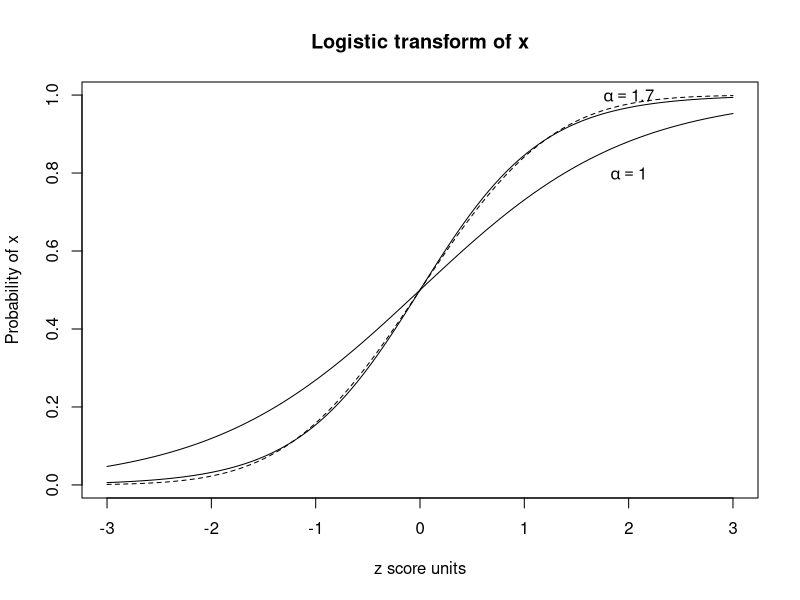
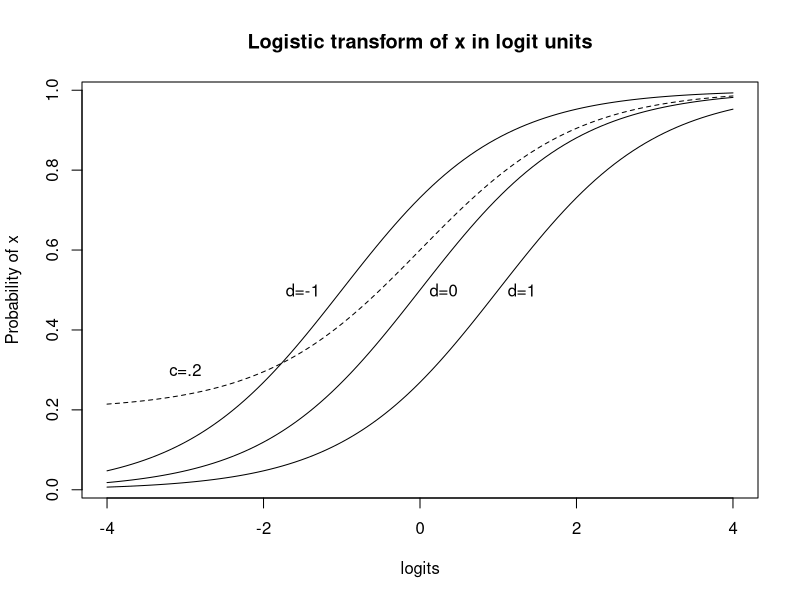
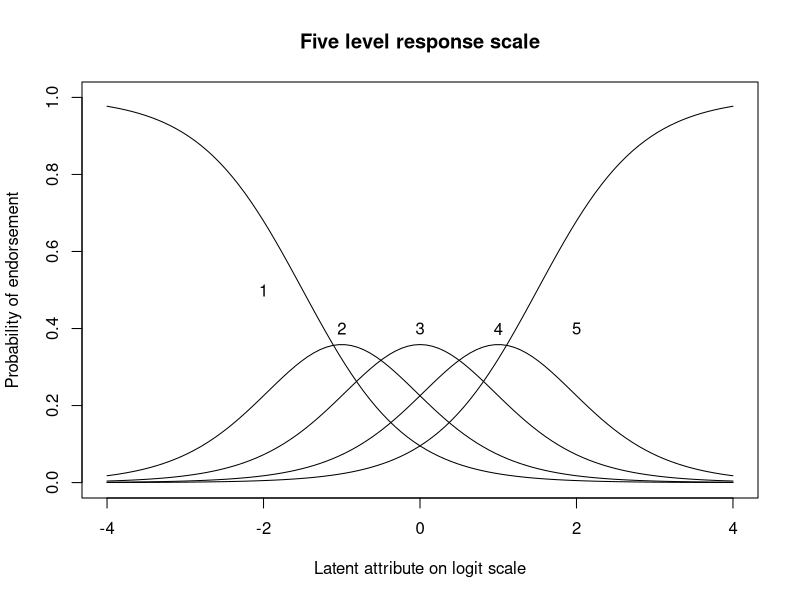

Write the R code that produced these figures, in order.
library(psych)


### Name: logistic
### Title: Logistic transform from x to p and logit transform from p to x
### Aliases: logistic logit logistic.grm
### Keywords: multivariate

### ** Examples

curve(logistic(x,a=1.702),-3,3,ylab="Probability of x",
 main="Logistic transform of x",xlab="z score units") 
 #logistic with a=1.702 is almost the same as pnorm 
 
curve(pnorm(x),add=TRUE,lty="dashed")  
curve(logistic(x),add=TRUE)
text(2,.8, expression(alpha ==1))
text(2,1.0,expression(alpha==1.7))
curve(logistic(x),-4,4,ylab="Probability of x",
            main = "Logistic transform of x in logit units",xlab="logits")
curve(logistic(x,d=-1),add=TRUE)
curve(logistic(x,d=1),add=TRUE)
curve(logistic(x,c=.2),add=TRUE,lty="dashed")
text(1.3,.5,"d=1")
text(.3,.5,"d=0")
text(-1.5,.5,"d=-1")
text(-3,.3,"c=.2")
#demo of graded response model
 curve(logistic.grm(x,r=1),-4,4,ylim=c(0,1),main="Five level response scale",
           ylab="Probability of endorsement",xlab="Latent attribute on logit scale")
 curve(logistic.grm(x,r=2),add=TRUE)
 curve(logistic.grm(x,r=3),add=TRUE)
 curve(logistic.grm(x,r=4),add=TRUE)
 curve(logistic.grm(x,r=5),add=TRUE)
 
 text(-2.,.5,1)
 text(-1.,.4,2)
 text(0,.4,3)
 text(1.,.4,4)
  text(2.,.4,5)
